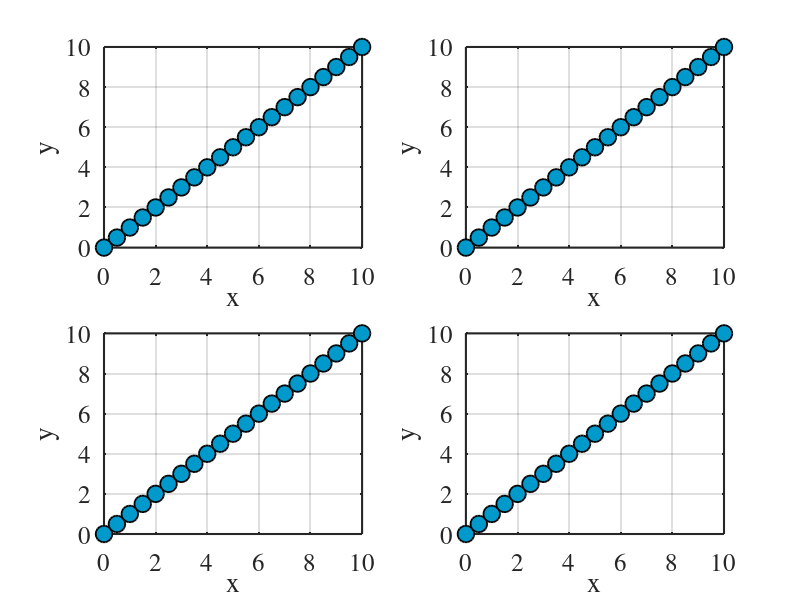

Write MATLAB code to recreate this figure.


clc,clear
% x表示显示的行数，y表示显示的列数，n表示第几个图片
% subplot(x,y,n) 
figure
hold on
x = [0:0.5:10];
y = [0:0.5:10];

%%
subplot(2 , 2 , 1);
plot(x,y,'ok-','MarkerSize',12,'MarkerFaceColor',[0,153,204]/255,'markeredgecolor','k','linewidth',1.3,'color',[0,76,128]/255);
xlabel('x');
ylabel('y');
set(gca,'linewidth',1.5,'fontsize',18,'fontname','times')
grid on 

%%
subplot(2 , 2 , 2) 
plot(x,y,'ok-','MarkerSize',12,'MarkerFaceColor',[0,153,204]/255,'markeredgecolor','k','linewidth',1.3,'color',[0,76,128]/255); 
xlabel('x');
ylabel('y');
set(gca,'linewidth',1.5,'fontsize',18,'fontname','times')
grid on 

%%
subplot(2 , 2 , 3)
plot(x,y,'ok-','MarkerSize',12,'MarkerFaceColor',[0,153,204]/255,'markeredgecolor','k','linewidth',1.3,'color',[0,76,128]/255); 
xlabel('x');
ylabel('y');
set(gca,'linewidth',1.5,'fontsize',18,'fontname','times')
grid on 

%%
subplot(2 , 2 , 4)
plot(x,y,'ok-','MarkerSize',12,'MarkerFaceColor',[0,153,204]/255,'markeredgecolor','k','linewidth',1.3,'color',[0,76,128]/255); 
xlabel('x');
ylabel('y');
set(gca,'linewidth',1.5,'fontsize',18,'fontname','times')
grid on 



